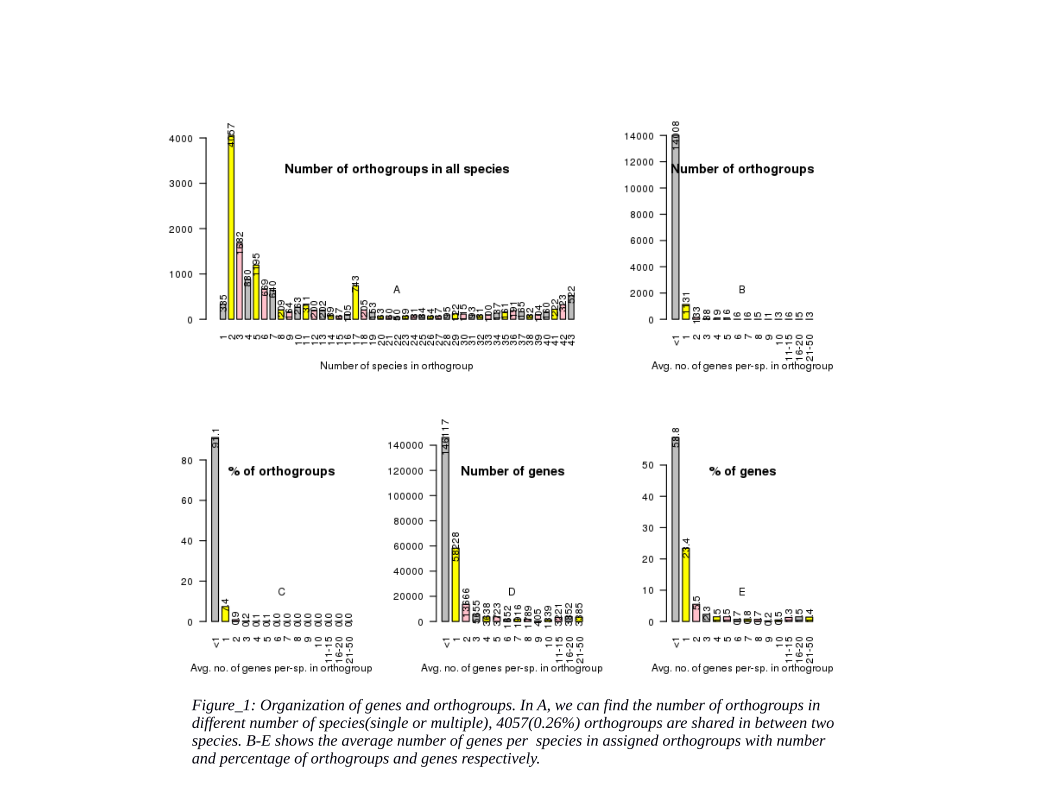

Generate this figure with R:
#This script will plot statistical outputs as bars
a1=read.csv("Statistics_Overall_2.csv",skip=24,nrows=14,row.names=1) #Load the data
a2=read.csv("Statistics_Overall.csv",skip=46,nrows=43,header=T,row.names=1)
png("figure_1.png",width=800,height=700,res=111) #Create a file 
m1 <- matrix(c(1, 1, 2, 3, 4, 5), nrow = 2, byrow = TRUE) #Matrix tamplate for 5 grpahs
layout(m1)
#Make the barplot with texts and legends
b11=barplot(a2$Number.of.orthogroups,xpd=T,xlab="Number of species in orthogroup",names=1:43,space=0.5,col=c('grey','yellow','pink'),las=2) 
text(b11,a2$Number.of.orthogroups,srt=90,xpd=T,col='black',format(a2$Number.of.orthogroups))
title("Number of orthogroups in all species",adj=0.5,line=-3,sub="A") 
 
nms=c("<1","1","2","3","4","5","6","7","8","9","10","11-15","16-20","21-50") #Selected rows to plot
b12=barplot(a1$Number.of.orthogroups,xpd=T,xlab="Avg. no. of genes per-sp. in orthogroup",names=nms,space=0.5,col=c('grey','yellow','pink'),las=2)
text(b12,a1$Number.of.orthogroups,srt=90,xpd=T,col='black',format(a1$Number.of.orthogroups))
title("Number of orthogroups",adj=0.5,line=-3,sub="B") 
 
b13=barplot(a1$Percentage.of.orthogroups,xpd=T,xlab="Avg. no. of genes per-sp. in orthogroup",names=nms,space=0.5,col=c('grey','yellow','pink'),las=2)
text(b13,a1$Percentage.of.orthogroups,srt=90,xpd=T,col='black',format(a1$Percentage.of.orthogroups))
title("% of orthogroups",adj=0.5,line=-3,sub="C") 
 
b14=barplot(a1$Number.of.genes,xpd=T,xlab="Avg. no. of genes per-sp. in orthogroup",names=nms,space=0.5,col=c('grey','yellow','pink'),las=2)
text(b14,a1$Number.of.genes,srt=90,xpd=T,col='black',format(a1$Number.of.genes))
title("Number of genes",adj=0.5,line=-3,sub="D") 
 
b15=barplot(a1$Percentage.of.genes,xpd=T,xlab="Avg. no. of genes per-sp. in orthogroup",names=nms,space=0.5,col=c('grey','yellow','pink'),las=2) 
text(b15,a1$Percentage.of.genes,srt=90,xpd=T,col='black',format(a1$Percentage.of.genes))
title("% of genes",adj=0.5,line=-3,sub="E") 
dev.off()
